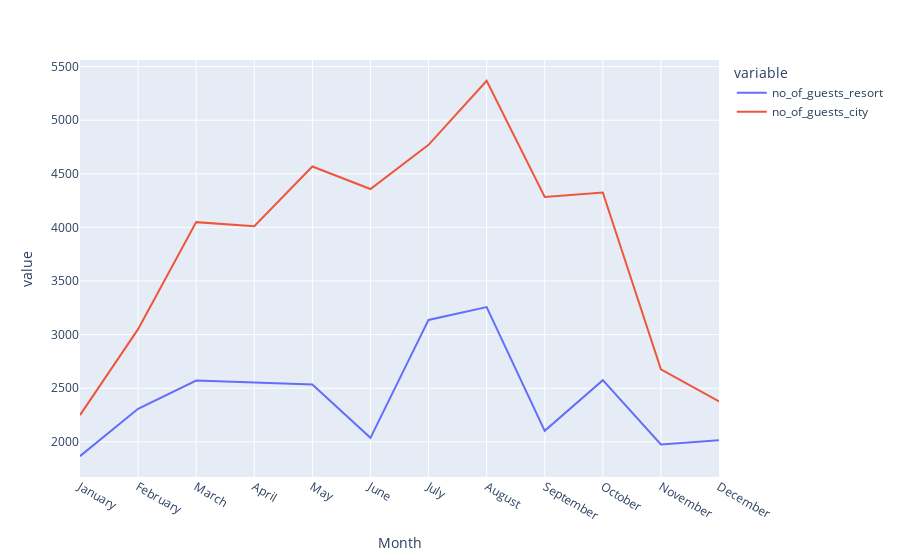

The cell this chart's notebook holds for it:
### Code cell
px.line(data_frame=total_rush,x='Month', y=['no_of_guests_resort', 'no_of_guests_city'])

### Figure 1 — Plotly figure (JSON) as saved in the notebook; plotly's stock layout.template omitted (floating-point values rounded to 4 significant figures)
{"data": [{"hovertemplate": "variable=no_of_guests_resort<br>Month=%{x}<br>value=%{y}<extra></extra>", "legendgroup": "no_of_guests_resort", "line": {"color": "#636efa", "dash": "solid"}, "marker": {"symbol": "circle"}, "mode": "lines", "name": "no_of_guests_resort", "orientation": "v", "showlegend": true, "type": "scatter", "x": ["January", "February", "March", "April", "May", "June", "July", "August", "September", "October", "November", "December"], "xaxis": "x", "y": [1866, 2308, 2571, 2550, 2535, 2037, 3137, 3257, 2102, 2575, 1975, 2014], "yaxis": "y"}, {"hovertemplate": "variable=no_of_guests_city<br>Month=%{x}<br>value=%{y}<extra></extra>", "legendgroup": "no_of_guests_city", "line": {"color": "#EF553B", "dash": "solid"}, "marker": {"symbol": "circle"}, "mode": "lines", "name": "no_of_guests_city", "orientation": "v", "showlegend": true, "type": "scatter", "x": ["January", "February", "March", "April", "May", "June", "July", "August", "September", "October", "November", "December"], "xaxis": "x", "y": [2249, 3051, 4049, 4010, 4568, 4358, 4770, 5367, 4283, 4326, 2676, 2377], "yaxis": "y"}], "layout": {"legend": {"title": {"text": "variable"}, "tracegroupgap": 0}, "margin": {"t": 60}, "xaxis": {"anchor": "y", "domain": [0, 1], "title": {"text": "Month"}}, "yaxis": {"anchor": "x", "domain": [0, 1], "title": {"text": "value"}}}}
